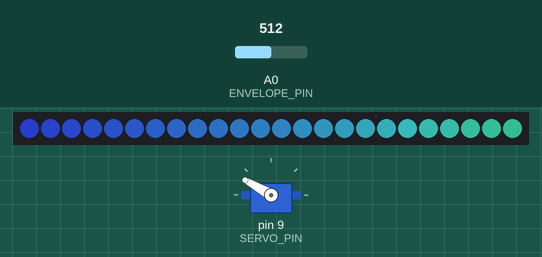
Simulated run of this sketch. Board: Arduino Uno, built with avr-gcc and run on an emulated ATmega328P. Parts: 24 RGB LEDs in strip order, left to right, servo. The test bench sets the inputs (shaded band); at power-on: A0 (ENVELOPE_PIN) = 512. Dim RGB values are drawn brighter than linear; colours are those a GRB WS2812 strip shows for the declared byte order.

Above: at 1.2 s.
1.3 s: A0 (ENVELOPE_PIN) set to 290
At 1.66 s:
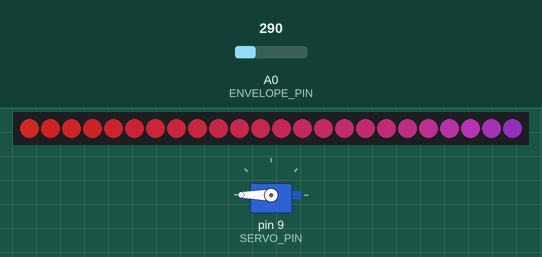
3.9 s: A0 (ENVELOPE_PIN) set to 306
At 4.07 s:
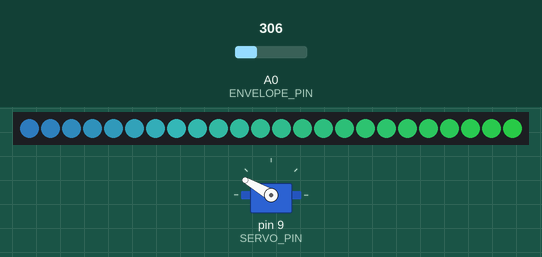
6.9 s: A0 (ENVELOPE_PIN) set to 0
At 7.9 s:
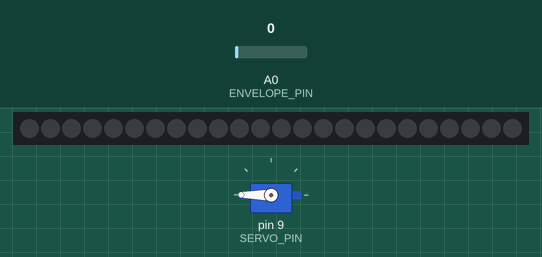
9.5 s: A0 (ENVELOPE_PIN) set to 122
At 9.97 s:
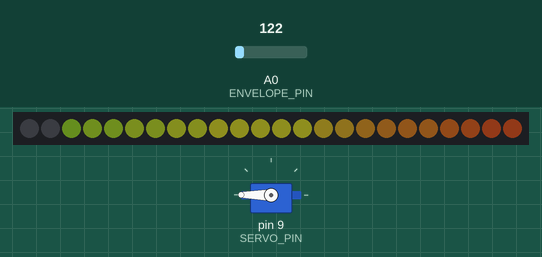
12.5 s: A0 (ENVELOPE_PIN) set to 310
At 13.61 s:
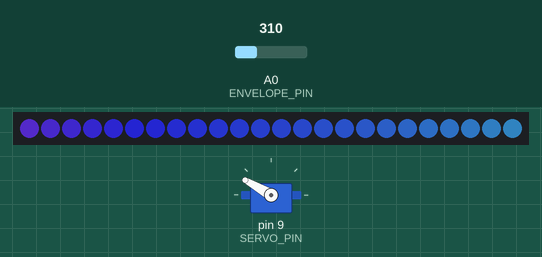
15.5 s: A0 (ENVELOPE_PIN) set to 122
At 15.72 s:
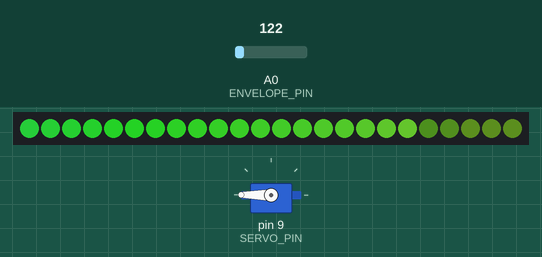
Timing chart, 0 to 24.3 s (numbered marks = the images above; inputs shaded):
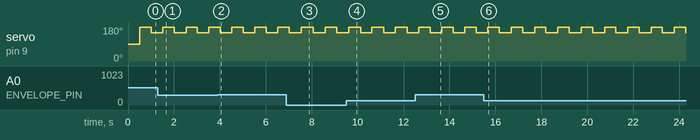

The sketch:

Code.ino
```cpp
/*
  Written by Rupak Poddar
  Last Updated: 03 April 2024
  Modified by Ilka Wertz (15 March 2026)
*/

#include <FastLED.h>        // https://github.com/FastLED/FastLED
#include <Servo.h>          // Servo library
FASTLED_USING_NAMESPACE

Servo myServo;

#define NUM_LEDS         24 // Number of LEDs on the WS2812
#define DATA_PIN          3 // Addressable LED Strip
#define LED_TYPE     WS2812
#define COLOR_ORDER     RGB // Default Color Order
#define ENVELOPE_PIN     A0 // Envelope Pin of the Sound Detector Module
#define SERVO_PIN         9 // Servomotor

#define BRIGHTNESS      200 // Min: 0, Max: 255
#define SATURATION      150 // Min: 0, Max: 255
#define MIN_VAL          1  // Min: 0, Max: 75
#define MAX_VAL         300 // Min: 75, Max: 750
#define HUE_INIT         10 // < 255
#define HUE_CHANGE        2 // < 255


CRGB leds[NUM_LEDS];
byte dynamicHue = HUE_INIT;
int analogVal = 0;
int val = 0;

void setup() {
  pinMode(ENVELOPE_PIN, INPUT);

  FastLED.addLeds<LED_TYPE,DATA_PIN,COLOR_ORDER>(leds, NUM_LEDS).setCorrection(TypicalLEDStrip);
  FastLED.setBrightness(BRIGHTNESS);

  for(int i = 0; i < NUM_LEDS; i++) {
    leds[i] = CRGB::Black;
  }

  // Update the LED Strip
  FastLED.show();

  myServo.attach(SERVO_PIN);
}

unsigned long lastMove = 0;
bool pos = false;

void loop() {
  analogVal = analogRead(ENVELOPE_PIN);

  if(analogVal > MAX_VAL)
    analogVal = MAX_VAL;

  if(analogVal < MIN_VAL)
    analogVal = MIN_VAL;


  LinearFlowing();
  // Update the LED Strip
  FastLED.show();

// Servo movement
  if (millis() - lastMove > 500) {
    lastMove = millis();
    if(pos) myServo.write(150);
    else myServo.write(180);
    pos = !pos;
  }

}

void LinearFlowing() {
  val = map(analogVal, MIN_VAL, MAX_VAL, 0, BRIGHTNESS);
  int dynamicDelay = map(analogVal, MIN_VAL, MAX_VAL, 20, 1);

  for (int i = 0; i < NUM_LEDS-1; i++) {
    leds[i] = leds[i+1];
  }

  leds[NUM_LEDS-1] = CHSV(dynamicHue += HUE_CHANGE, SATURATION, val);

  delay(dynamicDelay);
}
```

Measured:
- after the input at 6.9 s, the LEDs: first change after 0.05 s (image 3 shows a later state)
- after the input at 9.5 s, the LEDs: first change at once (image 4 shows a later state)
- after the input at 12.5 s, the LEDs: first change after 0.06 s (image 5 shows a later state)
- by itself, servo on pin 9 (SERVO_PIN): alternates 180° for 0.49 s and 150° for 0.52 s
